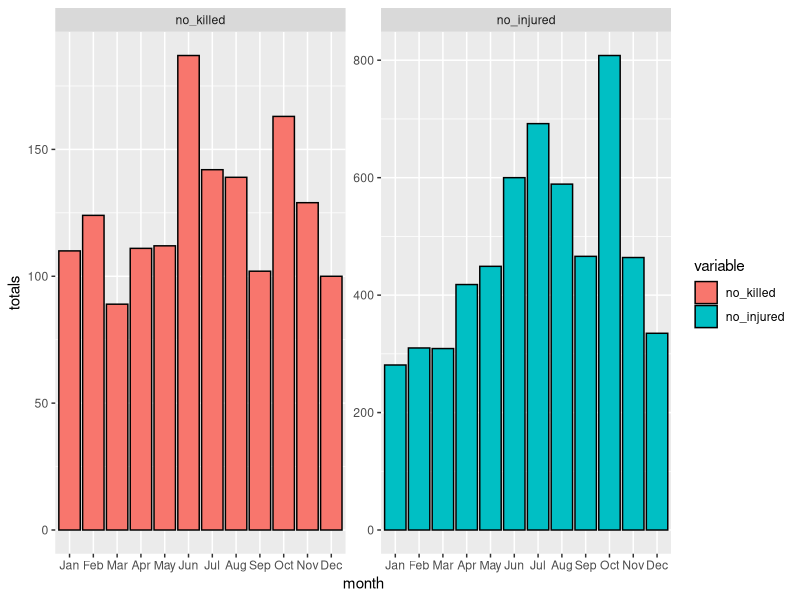
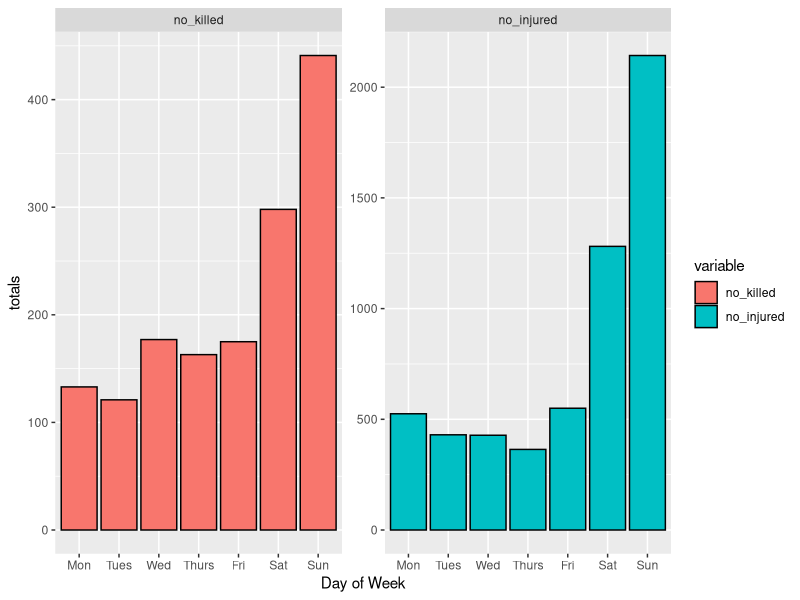
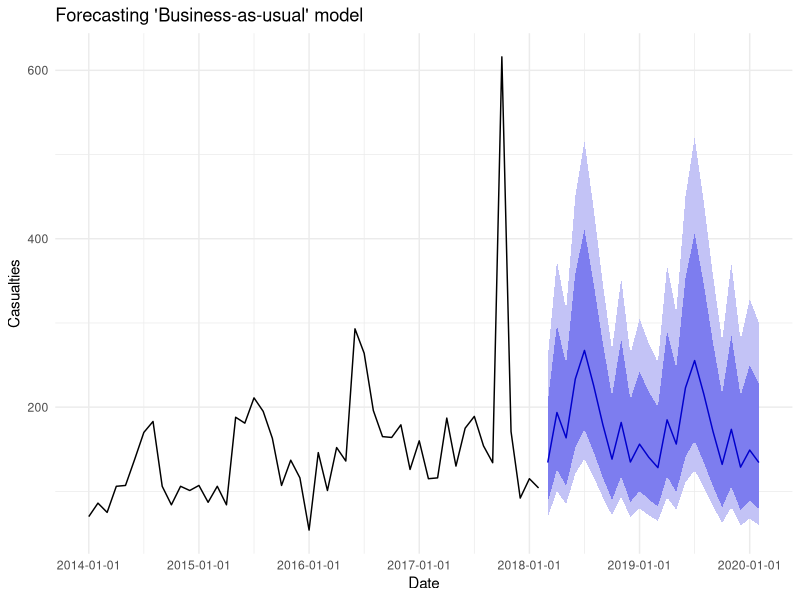

Reproduce these figures in R, in order.
## ---- chunk 1
knitr::opts_chunk$set(echo = FALSE)
library(forecast)
library(dplyr)
library(ggplot2)
library(lubridate)
library(reshape2)
## ---- chunk 2
shootings <- read.csv(file = "data/shootingTracker2014_2018.csv",stringsAsFactors = F) %>% 
        mutate(formattedDate = as.Date(formattedDate)) %>% 
        filter(year(formattedDate) <= 2017) %>%
        mutate(dayofweek = ordered(dayofweek, levels=c("Mon", "Tues", "Wed", "Thurs", "Fri", "Sat", "Sun"))) %>%
        mutate(month = as.Date(cut(as.Date(formattedDate), "month"))) %>%
        mutate(month2 = month(formattedDate, label = T))  

shootings2 <- shootings %>% select(month2,no_killed,no_injured,casualties) %>% 
        group_by(month2) %>% 
        summarise(no_killed = sum(no_killed),
                  no_injured = sum(no_injured)) %>% 
        melt(id.var = "month2")

ggplot(shootings2,aes(month2,value)) + geom_bar(stat = "identity", color="black") + facet_wrap(~variable, scales = "free_y") + 
        labs(x = "month", y = "totals") + aes(fill = variable)

## ---- chunk 3
shootings3 <- shootings %>% select(dayofweek,no_killed,no_injured,casualties) %>% 
        group_by(dayofweek) %>% 
        summarise(no_killed = sum(no_killed),
                  no_injured = sum(no_injured)) %>% 
        melt(id.var = "dayofweek")

ggplot(shootings3,aes(dayofweek,value)) + geom_bar(stat = "identity", color="black") + facet_wrap(~variable, scales = "free_y") + labs(x = "Day of Week", y = "totals") + aes(fill = variable)
## ---- chunk 4
shootings4 <- read.csv(file = "data/shootingTracker2014_2018.csv",stringsAsFactors = F) %>% 
        mutate(formattedDate = as.Date(formattedDate)) %>% 
        filter(formattedDate < as.Date("2018-03-01")) %>%
        mutate(month = as.Date(cut(as.Date(formattedDate), "month"))) %>% 
        select(month,casualties) %>% 
        group_by(month) %>% summarise(casualties = sum(casualties))

time_series_sub <- ts(shootings4[,"casualties"],frequency = 12) 
time_series_sub <- ts(as.vector(time_series_sub),frequency = 12)

gg1 <- time_series_sub %>% stlf(robust = T,lambda = 0) %>% autoplot() 

gg1 + labs(title = "Forecasting 'Business-as-usual' model", x= "Date", y = "Casualties") + theme_minimal() +
        scale_x_continuous(breaks = seq(1,7,1), labels = seq(as.Date("2014-01-01"), length = 7, by = "1 year")) 
